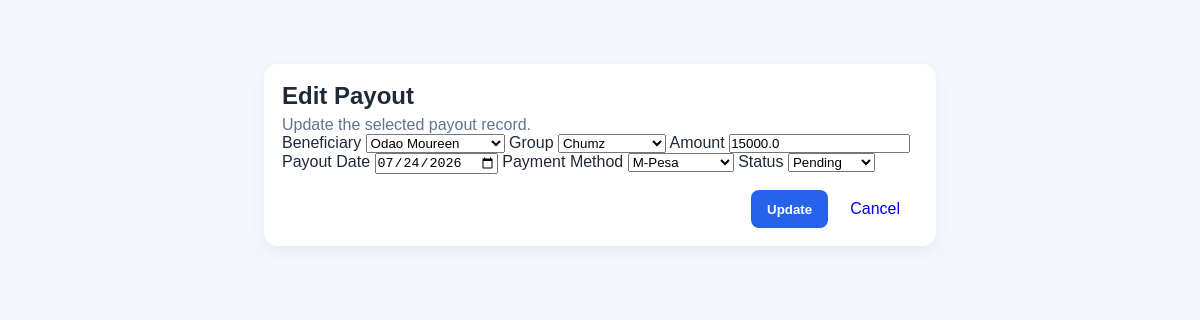
Page /payouts/1/edit on the committed database.
### app/models.py (models this page shows, shortened)
class Payout(db.Model):
    __tablename__ = "payouts"
    id = db.Column(db.Integer, primary_key=True)
    beneficiary_name = db.Column(db.String(100), nullable=False)
    group_name = db.Column(db.String(100), nullable=False)
    amount = db.Column(db.Float, nullable=False, default=0.0)
    payout_date = db.Column(db.String(20), nullable=False)
    payment_method = db.Column(db.String(50), nullable=False, default="Bank Transfer")
    status = db.Column(db.String(20), nullable=False, default="Pending")

class Member(db.Model):
    __tablename__ = "members"
    id = db.Column(db.Integer, primary_key=True)
    full_name = db.Column(db.String(100), nullable=False)
    email = db.Column(db.String(120), unique=True, nullable=False)
    phone = db.Column(db.String(20), nullable=False)
    group_name = db.Column(db.String(100), nullable=True)
    join_date = db.Column(db.String(20), nullable=True)
    status = db.Column(db.String(20), nullable=False, default="Active")

class Group(db.Model):
    __tablename__ = "groups"
    id = db.Column(db.Integer, primary_key=True)
    group_name = db.Column(db.String(100), nullable=False)
    monthly_contribution = db.Column(db.Float, nullable=False, default=0.0)
    meeting_day = db.Column(db.String(50), nullable=False)
    max_members = db.Column(db.Integer, nullable=False, default=0)
    status = db.Column(db.String(20), nullable=False, default="Active")

### app/routes.py (the view, shortened to what this page needs)
@main.route("/payouts/<int:payout_id>/edit", methods=["GET", "POST"], endpoint="edit_payout")
def edit_payout(payout_id):
    payout = Payout.query.get_or_404(payout_id)
    members = Member.query.order_by(Member.full_name.asc()).all()
    groups = Group.query.order_by(Group.group_name.asc()).all()
    return render_template("edit_payout.html", payout=payout, members=members, groups=groups)

### app/templates/edit_payout.html (shortened to what this page needs)
<!DOCTYPE html>
<html lang="en">
  <head>
    <link rel="stylesheet" href="{{ url_for('static', filename='css/dashboard.css') }}" />
  </head>
  <body>
    <main class="main-content" style="max-width: 720px; margin: 40px auto;">
      <section class="panel">
        <h2>Edit Payout</h2>
        <p class="muted">Update the selected payout record.</p>
        <form method="POST" action="{{ url_for('main.edit_payout', payout_id=payout.id) }}">
          <label for="beneficiary">Beneficiary</label>
          <select id="beneficiary" name="beneficiary" required>
            {% for member in members %}
            <option value="{{ member.full_name }}" {% if member.full_name == payout.beneficiary_name %}selected{% endif %}>{{ member.full_name }}</option>
            {% endfor %}
          </select>
          <label for="group">Group</label>
          <select id="group" name="group" required>
            {% for group in groups %}
            <option value="{{ group.group_name }}" {% if group.group_name == payout.group_name %}selected{% endif %}>{{ group.group_name }}</option>
            {% endfor %}
          </select>
          <label for="amount">Amount</label>
          <input id="amount" name="amount" type="number" min="0" step="0.01" value="{{ payout.amount }}" required />
          <label for="payout_date">Payout Date</label>
          <input id="payout_date" name="payout_date" type="date" value="{{ payout.payout_date }}" required />
          <label for="payment_method">Payment Method</label>
          <select id="payment_method" name="payment_method" required>
            <option value="M-Pesa" {% if payout.payment_method == 'M-Pesa' %}selected{% endif %}>M-Pesa</option>
          </select>
          <label for="status">Status</label>
          <select id="status" name="status" required>
            <option value="Pending" {% if payout.status == 'Pending' %}selected{% endif %}>Pending</option>
          </select>
          <div style="margin-top: 16px; display: flex; gap: 10px; justify-content: flex-end;">
            <button type="submit" class="add-btn">Update</button>
            <a href="{{ url_for('main.payouts') }}" class="action-btn" style="display: inline-block; padding: 10px 12px; border-radius: 8px; text-decoration: none;">Cancel</a>
          </div>
        </form>
      </section>
    </main>
  </body>
</html>

### app/static/css/dashboard.css (style rules this page uses)
:root { --bg: #f4f7fb; --sidebar: #0f172a; --sidebar-text: #cbd5e1; --sidebar-active: #2563eb; --card: #ffffff; --text: #1f2937; --muted: #64748b; --accent: #2563eb; }
* { box-sizing: border-box; margin: 0; padding: 0; }
body { font-family: Arial, Helvetica, sans-serif; background: var(--bg); color: var(--text); }
.main-content { flex: 1; padding: 24px; }
.card, .panel { background: var(--card); border-radius: 14px; padding: 18px; box-shadow: 0 6px 18px rgba(15, 23, 42, 0.06); }
.muted { color: var(--muted); margin-top: 6px; }
.add-btn { background: var(--accent); color: white; border: none; padding: 10px 16px; border-radius: 8px; cursor: pointer; font-weight: bold; }
.action-btn { border: none; padding: 6px 10px; border-radius: 6px; cursor: pointer; margin-right: 6px; }

### rows in the picture
Payout: beneficiary "Odao Moureen", group "Chumz", amount "15000.0", payout_date "07/24/2026", payment_method "M-Pesa", status "Pending"
